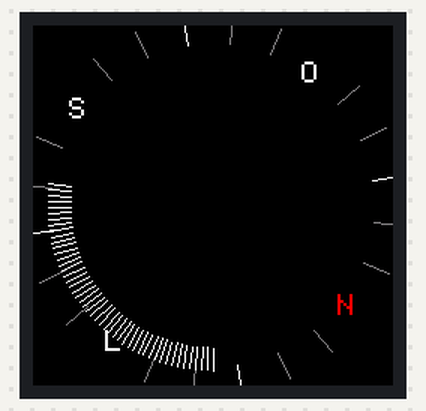
A sketch run on a simulated Arduino Nano, built with avr-gcc and run on an emulated ATmega328P. Shown: 240×240 colour display.

Above: at 0.3 s.

The sketch:

painelPuma_velocimetro.ino
```cpp
/*******************************************************************************
 * Start of Arduino_GFX setting
 *
 * Arduino_GFX try to find the settings depends on selected board in Arduino IDE
 * Or you can define the display dev kit not in the board list
 * Defalult pin list for non display dev kit:
 * Arduino Nano, Micro and more: CS:  9, DC:  8, RST:  7, BL:  6, SCK: 13, MOSI: 11, MISO: 12
 * ESP32 various dev board     : CS:  5, DC: 27, RST: 33, BL: 22, SCK: 18, MOSI: 23, MISO: nil
 * ESP32-C3 various dev board  : CS:  7, DC:  2, RST:  1, BL:  3, SCK:  4, MOSI:  6, MISO: nil
 * ESP32-S2 various dev board  : CS: 34, DC: 38, RST: 33, BL: 21, SCK: 36, MOSI: 35, MISO: nil
 * ESP32-S3 various dev board  : CS: 40, DC: 41, RST: 42, BL: 48, SCK: 36, MOSI: 35, MISO: nil
 * ESP8266 various dev board   : CS: 15, DC:  4, RST:  2, BL:  5, SCK: 14, MOSI: 13, MISO: 12
 * Raspberry Pi Pico dev board : CS: 17, DC: 27, RST: 26, BL: 28, SCK: 18, MOSI: 19, MISO: 16
 * RTL8720 BW16 old patch core : CS: 18, DC: 17, RST:  2, BL: 23, SCK: 19, MOSI: 21, MISO: 20
 * RTL8720_BW16 Official core  : CS:  9, DC:  8, RST:  6, BL:  3, SCK: 10, MOSI: 12, MISO: 11
 * RTL8722 dev board           : CS: 18, DC: 17, RST: 22, BL: 23, SCK: 13, MOSI: 11, MISO: 12
 * RTL8722_mini dev board      : CS: 12, DC: 14, RST: 15, BL: 13, SCK: 11, MOSI:  9, MISO: 10
 * Seeeduino XIAO dev board    : CS:  3, DC:  2, RST:  1, BL:  0, SCK:  8, MOSI: 10, MISO:  9
 * Teensy 4.1 dev board        : CS: 39, DC: 41, RST: 40, BL: 22, SCK: 13, MOSI: 11, MISO: 12
 ******************************************************************************/
#include <Arduino_GFX_Library.h>
#include <Adafruit_GFX.h>    // Core graphics library
#include <Fonts/FreeSansBold24pt7b.h>
#include <Fonts/FreeSerif9pt7b.h>

#define GFX_BL DF_GFX_BL // default backlight pin, you may replace DF_GFX_BL to actual backlight pin

Arduino_DataBus *bus = new Arduino_ESP32SPI(2 /* DC */, 10 /* CS */, 6 /* SCK */, 7 /* MOSI */, GFX_NOT_DEFINED /* MISO */);
Arduino_GFX *gfx = new Arduino_GC9A01(bus, GFX_NOT_DEFINED /* RST */, 0 /* rotation */, true /* IPS */);

/* more fonts at: https://github.com/moononournation/ArduinoFreeFontFile.git */
#include "FreeMono8pt7b.h"
#include "FreeSansBold10pt7b.h"
#include "FreeSerifBoldItalic12pt7b.h"

float gs_rad; //stores angle from where to start in radinats
float ge_rad; //stores angle where to stop in radinats

//example values for testing, use the values you wish to pass as argument while calling the function
byte cx=120; //x center
byte cy=120; //y center
byte radius=110; //radius
byte percent=80; //needle percent

void setup(void)
{
#ifdef GFX_EXTRA_PRE_INIT
  GFX_EXTRA_PRE_INIT();
#endif

  // Init Display
  if (!gfx->begin())
  {
    Serial.println("gfx->begin() failed!");
  }
  gfx->fillScreen(BLACK);

#ifdef GFX_BL
  pinMode(GFX_BL, OUTPUT);
  digitalWrite(GFX_BL, HIGH);
#endif

  /*
  for(int i=0;i<5;i++){
    gfx->setCursor(60, 225);
    uint8_t textSize = 10;
    gfx->setFont(&FreeSansBold24pt7b);
    gfx->setTextColor(WHITE);

    gfx->println(i);
    for (int c=0; c <= 100; c++) {  //this loop is for testing needle movement
        desenhaMedidor(cx,cy,radius,percent,c,0,100,i);
        delay(10);
    }
    delay(2000);
    gfx->fillScreen(BLACK);

  }
  */


  /*
  gfx->setCursor(60, 225);
  uint8_t textSize = 10;
  gfx->setFont(&FreeSansBold24pt7b);
  gfx->setTextColor(WHITE);
  gfx->println("Km/h");

  delay(5000); // 5 seconds
  */
}

void velocimetro(int velocidade){
  for(int x=0;x<velocidade;x++){
    desenhaMedidor(cx,cy,100,95,x,0,130,3);
  }
}

void loop(){
  desenhaBussola(126);
  velocimetro(48);
  delay(5000);
  /*
  for(int i=0;i<360;i++){
    desenhaBussola(i);
    delay(25);
    gfx->fillScreen(BLACK);
  }
  /*
  gfx->setCursor(random(gfx->width()), random(gfx->height()));
  gfx->setTextColor(random(0xffff));
  uint8_t textSize = random(3);
  switch (textSize)
  {
  case 1:
    gfx->setFont(&FreeMono8pt7b);
    break;
  case 2:
    gfx->setFont(&FreeSansBold10pt7b);
    break;
  default:
    gfx->setFont(&FreeSerifBoldItalic12pt7b);
    break;
  }

  gfx->println("Hello World!");

  delay(1000); // 1 second
  */
}

void desenhaBussola(int heading){
   int minVal = 0;
   int maxVal = 180;
   int p = 80;
   int r=120;
  int n1=(r/100.00)*p; // calculate needle percent lenght
  int n2=(r/100.00)*105; // calculate needle percent lenght
  float gs_rad=0; //-90 degrees in radiant
  float ge_rad=3.142;
  float i=((heading-minVal)*(ge_rad-gs_rad)/(maxVal-minVal)+gs_rad);
  int xp = cx+(sin(i) * n1);
  int yp = cy-(cos(i) * n1);
  int xq = cx+(sin(i) * n2);
  int yq = cy-(cos(i) * n2);
  //gfx->drawLine(xp,yp,xq,yq, RED);
  gfx->setCursor(((xp+xq)/2)-6,(((yp+yq)/2)-6));
  gfx->setTextSize(2);
  gfx->setTextColor(RED);
  gfx->println("N");
  i=((heading+90-minVal)*(ge_rad-gs_rad)/(maxVal-minVal)+gs_rad);
  xp = cx+(sin(i) * n1);
  yp = cy-(cos(i) * n1);
  xq = cx+(sin(i) * n2);
  yq = cy-(cos(i) * n2);
  gfx->setCursor(((xp+xq)/2)-6,(((yp+yq)/2)-6));
  gfx->setTextColor(WHITE);
  gfx->println("L");
  i=((heading+180-minVal)*(ge_rad-gs_rad)/(maxVal-minVal)+gs_rad);
  xp = cx+(sin(i) * n1);
  yp = cy-(cos(i) * n1);
  xq = cx+(sin(i) * n2);
  yq = cy-(cos(i) * n2);
  gfx->setCursor(((xp+xq)/2)-6,(((yp+yq)/2)-6));
  gfx->setTextColor(WHITE);
  gfx->println("S");
  i=((heading+270-minVal)*(ge_rad-gs_rad)/(maxVal-minVal)+gs_rad);
  xp = cx+(sin(i) * n1);
  yp = cy-(cos(i) * n1);
  xq = cx+(sin(i) * n2);
  yq = cy-(cos(i) * n2);
  gfx->setCursor(((xp+xq)/2)-6,(((yp+yq)/2)-6));
  gfx->setTextColor(WHITE);
  gfx->println("O");
  //linhas
  n1=(r/100.00)*90; // calculate needle percent lenght
  n2=(r/100.00)*105; // calculate needle percent lenght
  for(int j=heading+15;j<heading+90;j=j+15){
    i=((j-minVal)*(ge_rad-gs_rad)/(maxVal-minVal)+gs_rad);
    xp = cx+(sin(i) * n1);
    yp = cy-(cos(i) * n1);
    xq = cx+(sin(i) * n2);
    yq = cy-(cos(i) * n2);
    if(j-heading==45){
      gfx->drawLine(xp,yp,xq,yq, WHITE);
    } else {
      gfx->drawLine(xp,yp,xq,yq, gfx->color565(128, 128, 128));
    }
  }
  for(int j=heading+105;j<heading+180;j=j+15){
    i=((j-minVal)*(ge_rad-gs_rad)/(maxVal-minVal)+gs_rad);
    xp = cx+(sin(i) * n1);
    yp = cy-(cos(i) * n1);
    xq = cx+(sin(i) * n2);
    yq = cy-(cos(i) * n2);
    if(j-heading==135){
      gfx->drawLine(xp,yp,xq,yq, WHITE);
    } else {
      gfx->drawLine(xp,yp,xq,yq, gfx->color565(128, 128, 128));
    }
  }
  for(int j=heading+195;j<heading+270;j=j+15){
    i=((j-minVal)*(ge_rad-gs_rad)/(maxVal-minVal)+gs_rad);
    xp = cx+(sin(i) * n1);
    yp = cy-(cos(i) * n1);
    xq = cx+(sin(i) * n2);
    yq = cy-(cos(i) * n2);
    if(j-heading==225){
      gfx->drawLine(xp,yp,xq,yq, WHITE);
    } else {
      gfx->drawLine(xp,yp,xq,yq, gfx->color565(128, 128, 128));
    }
  }
  for(int j=heading+285;j<heading+360;j=j+15){
    i=((j-minVal)*(ge_rad-gs_rad)/(maxVal-minVal)+gs_rad);
    xp = cx+(sin(i) * n1);
    yp = cy-(cos(i) * n1);
    xq = cx+(sin(i) * n2);
    yq = cy-(cos(i) * n2);
    if(j-heading==315){
      gfx->drawLine(xp,yp,xq,yq, WHITE);
    } else {
      gfx->drawLine(xp,yp,xq,yq, gfx->color565(128, 128, 128));
    }
  }
}

void desenhaMedidor(int x, byte y, byte r, byte p, int v, int minVal, int maxVal,  byte t ) {
  int n1=(r/100.00)*p; // calculate needle percent lenght
  int n2=(r/100.00)*110; // calculate needle percent lenght
  switch (t){
    case 0: { //left quarter
        float gs_rad=-1.572; //-90 degrees in radiant
        float ge_rad=0;
        float i=((v-minVal)*(ge_rad-gs_rad)/(maxVal-minVal)+gs_rad);
        int xp = x+(sin(i) * n1);
        int yp = y-(cos(i) * n1);
            gfx->drawLine(x,y,xp,yp, WHITE);
        }
        break;
    case 1: { //right quarter, needle anticlockwise

        float gs_rad=0;
        float ge_rad=1.572; //90 degrees in radiant
        float i=((v-minVal)*(ge_rad-gs_rad)/(maxVal-minVal)+gs_rad);
        int xp = x+(cos(i) * n1);
        int yp = y-(sin(i) * n1);
            gfx->drawLine(x,y,xp,yp, WHITE);
        }
        break;
    case 2: { //upper half
        float gs_rad=-1.572;
        float ge_rad=1.572;
        float i=((v-minVal)*(ge_rad-gs_rad)/(maxVal-minVal)+gs_rad);
        int xp = x+(sin(i) * n1);
        int yp = y-(cos(i) * n1);
            gfx->drawLine(x,y,xp,yp, WHITE);
        }
        break;
    case 3: { //three quarter starting at -180
        float gs_rad=-3.142;
        float ge_rad=1.572;
        float i=((v-minVal)*(ge_rad-gs_rad)/(maxVal-minVal)+gs_rad);
        int xp = x+(sin(i) * n1);
        int yp = y-(cos(i) * n1);
        int xq = x+(sin(i) * n2);
        int yq = y-(cos(i) * n2);
            gfx->drawLine(xp,yp,xq,yq, WHITE);
        }
        break;
    case 4: { //three quarter starting at -90
        float gs_rad=-1.572;
        float ge_rad=3.141;
        float i=((v-minVal)*(ge_rad-gs_rad)/(maxVal-minVal)+gs_rad);
        int xp = x+(sin(i) * n1);
        int yp = y-(cos(i) * n1);
          gfx->drawLine(x,y,xp,yp, WHITE);
        }
        break;
  }
}
```

Source omitted: FreeMono8pt7b.h (data table, 9967 bytes), nsBold10pt7b.h (data table, 15131 bytes), Italic12pt7b.h (data table, 19701 bytes)
